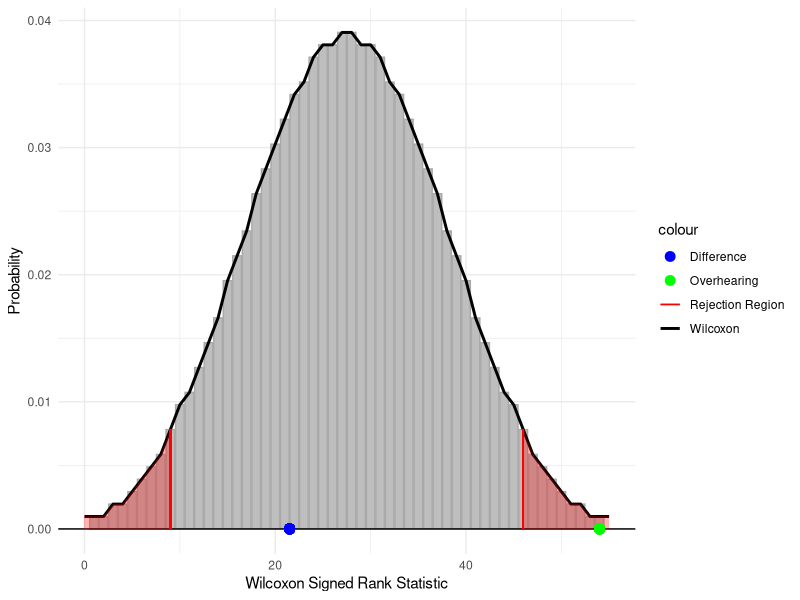

The R source for this figure:
library(tidyverse)

## Question 1
indirect = c(1.0000, 1.0000, 0.7500, 1.0000, 0.4167, 0.8333, 0.7500, 0.8333, 0.8333, 1.0000)
diff = c(-0.0833, 0.0000, -0.0833, -0.0833, 0.5833, 0.0833, 0.2500, 0.1667, 0.0000, -0.4167)
n = 1:10
dat1 = tibble(n, indirect)
dat2 = tibble(n, diff)

wider = dat2 %>%
  pivot_wider(names_from = n,
              values_from = diff)

summary1 = dat1 %>%
  summarize(
    n = n(),
    mean = mean(indirect),
    sd = sd(indirect),
    median = median(indirect),
    IQR = IQR(indirect)
  )

summary2 = dat2 %>%
  summarize(
    n = n(),
    mean = mean(diff),
    sd = sd(diff),
    median = median(diff),
    IQR = IQR(diff)
  )

test1 = wilcox.test(indirect, alternative = "two.sided", mu = 0.5, conf.level = 0.95, conf.int = TRUE)
test2 = wilcox.test(diff, alternative = "two.sided", mu = 0, conf.level = 0.95, conf.int = TRUE)

test1 = c(as.numeric(test1$statistic), as.numeric(test1$p.value))
test2 = c(as.numeric(test2$statistic), as.numeric(test2$p.value))

tests = tibble(c(NULL, 'W', 'p'), test1, test2)

wilcox = tibble(w = 0:55) %>%
  mutate(probability = dsignrank(w,10))

maxw = 10*(10+1)/2
lower = qsignrank(0.025, 10)
upper = maxw-lower

ggplot(data = wilcox)+
  geom_col(aes(x = w, y = probability), color = 'dark grey', fill = 'grey')+
  geom_line(aes(x = w, y = probability, color = 'Wilcoxon'), linewidth = 1) +
  geom_hline(yintercept = 0) +
  labs(x = 'Wilcoxon Signed Rank Statistic', y = 'Probability')+
  geom_ribbon(aes(x = w, ymin = 0, ymax = ifelse(w <= lower & w >= 0, probability, NA)),
                  fill = 'red', alpha = 0.3)+
  geom_ribbon(aes(x = w, ymin = 0, ymax = ifelse(w >= upper & w <= maxw, probability, NA)),
                  fill = 'red', alpha = 0.3)+
  geom_segment(aes(x = lower, xend = lower, y = 0, yend = dsignrank(lower, 10), color = 'Rejection Region'))+
  geom_segment(aes(x = upper, xend = upper, y = 0, yend = dsignrank(upper, 10), color = 'Rejection Region'))+
  geom_point(aes(x = test1[1], y = 0, color = 'Overhearing'), size = 3)+
  geom_point(aes(x = test2[1], y = 0, color = 'Difference'), size = 3)+
  xlim(0,55)+
  scale_color_manual(values = c('Wilcoxon' = 'black', 'Overhearing' = 'green', 'Difference' = 'blue', 'Rejection Region' = 'red'))+
  theme_minimal()

## Question 2b

x = 10
n = 10
binom_test = binom.test(x = x, n = n, p = 0.5, alternative = "two.sided", conf.level = 0.95)
prob = as.numeric(binom_test$p.value)

## Question 2c
